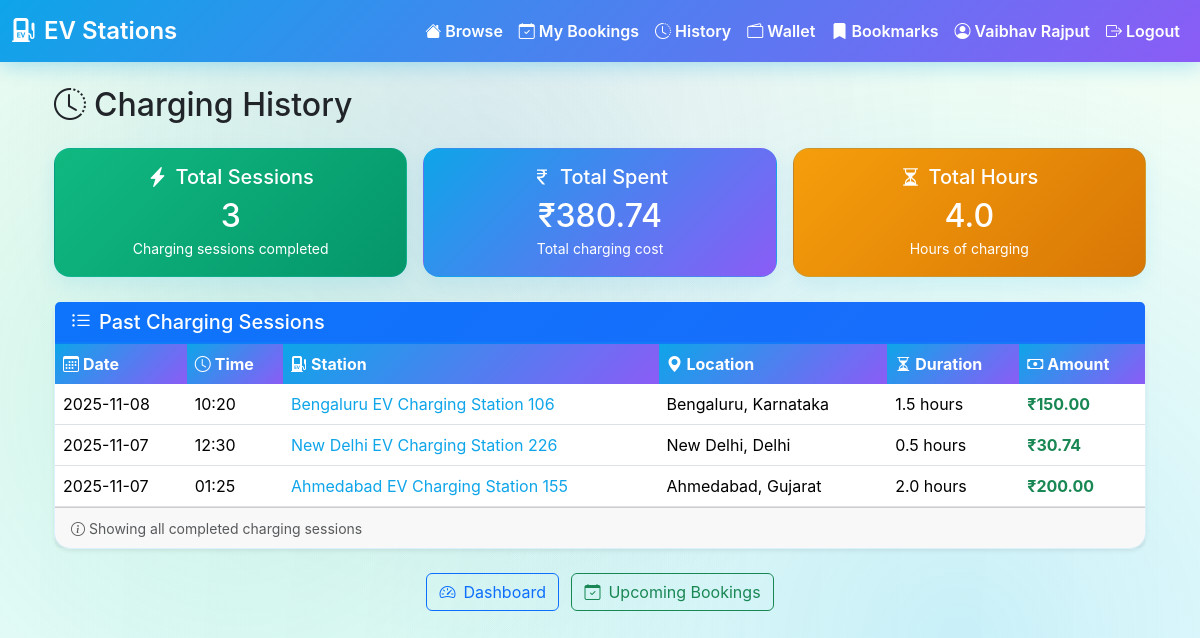
The app's page /charging-history (signed in) with its own data.
### tables this page shows
CREATE TABLE bookings (
  id INTEGER PRIMARY KEY AUTOINCREMENT,
  user_id INTEGER NOT NULL,
  station_id TEXT NOT NULL,
  booking_date DATE NOT NULL,
  booking_time TEXT NOT NULL,
  duration_hours REAL NOT NULL,
  total_amount REAL NOT NULL,
  payment_status TEXT DEFAULT 'pending',
  booking_status TEXT DEFAULT 'confirmed',
  created_at TIMESTAMP DEFAULT CURRENT_TIMESTAMP,
  FOREIGN KEY (user_id) REFERENCES users(id),
  FOREIGN KEY (station_id) REFERENCES ev_charging_stations_reduced(station_id)
);

CREATE TABLE ev_charging_stations_reduced (
  station_id TEXT,
  name TEXT,
  operator TEXT,
  state TEXT,
  city TEXT,
  pincode TEXT,
  charger_types TEXT,
  number_of_chargers TEXT,
  power_kW_each TEXT,
  price_per_kWh_INR TEXT,
  tariff_type TEXT,
  payment_methods TEXT,
  opening_hours TEXT,
  contact_number TEXT,
  email TEXT,
  station_rating TEXT,
  num_reviews TEXT,
  parking_spaces TEXT,
  amenities TEXT,
  reservation_supported TEXT,
  fast_charging_supported TEXT,
  nearby_landmark TEXT,
  uptime_percent TEXT,
  status TEXT, latitude REAL, longitude REAL,
  PRIMARY KEY (station_id)
);

### flask_app/routes.py (the view)
@bp.route("/charging-history")
def charging_history():
    if not f.session.get("user_id"):
        f.flash("Please login", "warning")
        return f.redirect(f.url_for("main.user_login"))
    user_id = f.session.get("user_id")
    history_data = get_user_charging_history(user_id)
    return f.render_template("user_charging_history.html",
                           history=history_data['history'],
                           total_sessions=history_data['total_sessions'],
                           total_spent=history_data['total_spent'],
                           total_hours=history_data['total_hours'])

### app_db.py (called while the page is built)
def get_conn():
    DB_PATH.parent.mkdir(parents=True, exist_ok=True)
    return sqlite3.connect(DB_PATH)

### templates/user_charging_history.html (shortened to what this page needs)
{% extends "base.html" %}
{% block content %}
<div class="container mt-4">
  <h2 class="mb-4"><i class="bi bi-clock-history me-2"></i>Charging History</h2>
  <div class="row g-3 mb-4">
    <div class="col-md-4">
      <div class="card text-center" style="background: linear-gradient(135deg, #10b981 0%, #059669 100%); color: white;">
        <div class="card-body">
          <h5 class="card-title"><i class="bi bi-lightning-charge-fill me-2"></i>Total Sessions</h5>
          <h2 class="mb-0">{{ total_sessions }}</h2>
          <small>Charging sessions completed</small>
        </div>
      </div>
    </div>
    <div class="col-md-4">
      <div class="card text-center" style="background: linear-gradient(135deg, #0ea5e9 0%, #8b5cf6 100%); color: white;">
        <div class="card-body">
          <h5 class="card-title"><i class="bi bi-currency-rupee me-2"></i>Total Spent</h5>
          <h2 class="mb-0">₹{{ "%.2f"|format(total_spent) }}</h2>
          <small>Total charging cost</small>
        </div>
      </div>
    </div>
    <div class="col-md-4">
      <div class="card text-center" style="background: linear-gradient(135deg, #f59e0b 0%, #d97706 100%); color: white;">
        <div class="card-body">
          <h5 class="card-title"><i class="bi bi-hourglass-split me-2"></i>Total Hours</h5>
          <h2 class="mb-0">{{ "%.1f"|format(total_hours) }}</h2>
          <small>Hours of charging</small>
        </div>
      </div>
    </div>
  </div>
  {% if history %}
  <div class="card shadow-sm">
    <div class="card-header bg-primary text-white">
      <h5 class="mb-0"><i class="bi bi-list-ul me-2"></i>Past Charging Sessions</h5>
    </div>
    <div class="card-body p-0">
      <div class="table-responsive">
        <table class="table table-hover mb-0">
          <thead class="table-light">
            <tr>
              <th><i class="bi bi-calendar3 me-1"></i>Date</th>
              <th><i class="bi bi-clock me-1"></i>Time</th>
              <th><i class="bi bi-ev-station-fill me-1"></i>Station</th>
              <th><i class="bi bi-geo-alt-fill me-1"></i>Location</th>
              <th><i class="bi bi-hourglass-split me-1"></i>Duration</th>
              <th><i class="bi bi-cash me-1"></i>Amount</th>
            </tr>
          </thead>
          <tbody>
            {% for h in history %}
            <tr>
              <td>{{ h.booking_date }}</td>
              <td>{{ h.booking_time }}</td>
              <td>
                <a href="{{ url_for('main.station_detail', station_id=h.station_id) }}" class="text-decoration-none">
                  {{ h.station_name }}
                </a>
              </td>
              <td>{{ h.city }}, {{ h.state }}</td>
              <td>{{ h.duration_hours }} hour{{ 's' if h.duration_hours != 1 else '' }}</td>
              <td class="text-success fw-bold">₹{{ "%.2f"|format(h.total_amount) }}</td>
            </tr>
            {% endfor %}
          </tbody>
        </table>
      </div>
    </div>
    <div class="card-footer text-muted">
      <small><i class="bi bi-info-circle me-1"></i>Showing all completed charging sessions</small>
    </div>
  </div>
  {% endif %}
  <div class="mt-4 text-center">
    <a href="{{ url_for('main.user_dashboard') }}" class="btn btn-outline-primary me-2">
      <i class="bi bi-speedometer2 me-2"></i>Dashboard
    </a>
    <a href="{{ url_for('main.my_bookings') }}" class="btn btn-outline-success">
      <i class="bi bi-calendar-check me-2"></i>Upcoming Bookings
    </a>
  </div>
</div>
{% endblock %}

### static/css/base.css (style rules this page uses)
:root { --ev-green: #10b981; --ev-blue: #0ea5e9; --ev-purple: #8b5cf6; --ev-dark: #1e293b; --ev-light-bg: #f0fdf4; --ev-card-bg: #ffffff; --ev-gradient-1: linear-gradient(135deg, #0ea5e9 0%, #8b5cf6 100%); --ev-gradient-2: linear-gradient(135deg, #10b981 0%, #0ea5e9 100%); --ev-gradient-3: linear-gradient(135deg, #f59e0b 0%, #ef4444 100%); }
body { font-family: 'Inter', system-ui, -apple-system, Segoe UI, Roboto, Arial, sans-serif; background: linear-gradient(135deg, #0f2027 0%, #203a43 25%, #2c5364 50%, #0a4d4e 75%, #134e5e 100%); background-attachment: fixed; min-height: 100vh; position: relative; overflow-x: hidden; }
body::before { content: ''; position: fixed; top: 0; left: 0; width: 100%; height: 100%; background-image: radial-gradient(circle at 20% 50%, rgba(16, 185, 129, 0.15) 0%, transparent 50%), radial-gradient(circle at 80% 80%, rgba(14, 165, 233, 0.15) 0%, transparent 50%), radial-gradient(circle at 40% 20%, rgba(139, 92, 246, 0.1) 0%, transparent 50%); pointer-events: none; z-index: 0; }
body::after { content: ''; position: fixed; top: 0; left: 0; width: 100%; height: 100%; background: linear-gradient(90deg, transparent 0%, rgba(16, 185, 129, 0.03) 50%, transparent 100%); animation: electricFlow 8s ease-in-out infinite; pointer-events: none; z-index: 0; }
.container, .navbar, .card { position: relative; z-index: 1; }
.card { border-radius: 16px; border: 1px solid rgba(14,165,233,0.15); background: var(--ev-card-bg); box-shadow: 0 4px 20px rgba(0,0,0,0.05); transition: all 0.3s ease; }

### templates/base.html (style rules this page uses)
:root { --brand-primary:#0ea5e9; --brand-secondary:#10b981; --brand-accent:#8b5cf6; --bg-soft:linear-gradient(to bottom, #f0fdf4 0%, #ecfeff 100%); --text-muted:#64748b; }
body { background: linear-gradient(to bottom, #f0fdf4 0%, #ecfeff 100%); min-height: 100vh; }
.table thead th { background: linear-gradient(135deg, #0ea5e9, #8b5cf6); color: white !important; border-bottom: none; }
.card { box-shadow: 0 6px 18px rgba(14,165,233,0.1); border: 1px solid rgba(14,165,233,0.15); }
.card-header { background: linear-gradient(135deg, rgba(14,165,233,0.1), rgba(139,92,246,0.1)); font-weight: 700; color: #0f172a; border-bottom: 2px solid rgba(14,165,233,0.2); }
a { color: var(--brand-primary); }

### records on screen
bookings: booking_date "2025-11-08", booking_time "10:20", station_name "Bengaluru EV Charging Station 106", city "Bengaluru", state "Karnataka", duration_hours "1.5", duration_hours "s", total_amount "150.00"
bookings: booking_date "2025-11-07", booking_time "12:30", station_name "New Delhi EV Charging Station 226", city "New Delhi", state "Delhi", duration_hours "0.5", duration_hours "s", total_amount "30.74"
bookings: booking_date "2025-11-07", booking_time "01:25", station_name "Ahmedabad EV Charging Station 155", city "Ahmedabad", state "Gujarat", duration_hours "2.0", duration_hours "s", total_amount "200.00"

### other values on screen
{{ session.get('user_name', session.get('user_email')) }} "Vaibhav Rajput"
{{ total_sessions }} "3"
{{ "%.2f"|format(total_spent) }} "380.74"
{{ "%.1f"|format(total_hours) }} "4.0"
